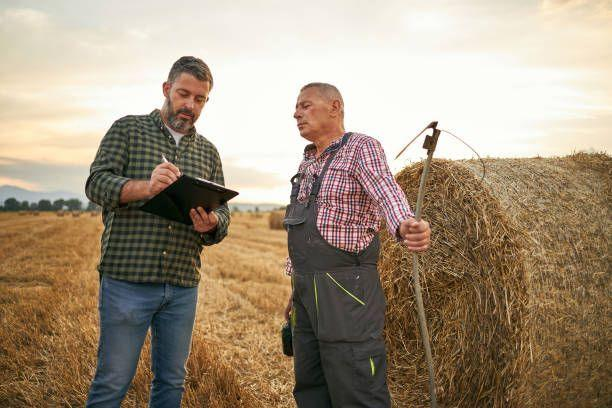
#> input picture assets/img/advisory-1.jpg, 612 x 408 px
$ python -i harvest.py   (imports and definitions only)
#> lines starting #> are read from the running program, lines starting #| are printed output that depends on the picture
#> further down, picture is the input picture: PIL image 612x408 RGB; mean R, G, B 162.8, 146.3, 125.4
#!/usr/bin/env python3
"""AgricWorld photo harvester.
Sources: Wikimedia Commons (search API, 1280px thumbs) + Openverse (Flickr/StockSnap/Rawpixel, CC commercial).
Filters: JPEG, landscape 1.2–2.2, width>=1200, title/description blacklist, then perceptual quality checks.
Output: /tmp/pool/<sector>/<sub-slug>/<n>.jpg + /tmp/pool/index.json
"""
import json, os, re, sys, time, urllib.parse, urllib.request, hashlib, concurrent.futures as cf, io
from PIL import Image, ImageStat, ImageFilter
import numpy as np

UA = 'AgricWorldBot/1.0 (https://agric-world.vercel.app; frankdenis607@gmail.com)'
POOL = '/var/tmp/pool'
# [2 lines not run here, left out]
BAD = re.compile(r"\b(map|diagram|logo|chart|graph|drawing|painting|stamp|coin|poster|book|page|scan|engraving|illustration|museum|statue|sculpture|cartoon|clipart|icon|banknote|screenshot|table|label|sign|flag|seal|emblem|manuscript|text|document|plate|figure|fig\.|sketch|lithograph|woodcut|print|advert|menu|recipe|dish|meal|plated|restaurant|cooked|soup|fried|1[0-9]{3}|black and white|monochrome|b&w|aerial view of city|skyline|street|church|temple|cemetery|graffiti|toy|model|lego|cake|game|fossil|skeleton|skull|taxidermy|zoo|aquarium fish tank|wedding|portrait of|selfie|nude)\b", re.I)

# [65 lines left out: functions get, _search, commons_search, commons_info, openverse, not called in this run]

def quality(im):
    """Return (ok, reason). Rejects greyscale scans, documents, flat/blurry images."""
    small = im.convert('RGB').resize((320, int(320 * im.height / im.width)))
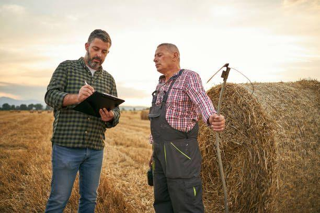
#> small: PIL image 320x213 RGB; mean R, G, B 162.8, 146.3, 125.4
    a = np.asarray(small).astype(np.float32)
    hsv = np.asarray(small.convert('HSV')).astype(np.float32)
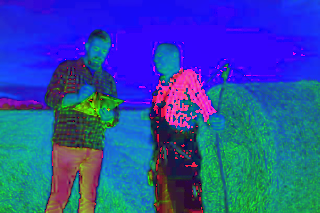
#> hsv: shape (213, 320, 3) float32; mean R, G, B 43.1, 77.2, 164.2
    sat = hsv[..., 1].mean()
#> sat = 77.2
    if sat < 28: return False, 'grey'
    white = ((a > 235).all(axis=2)).mean()
#> white = 0.167
    if white > 0.42: return False, 'white'
    black = ((a < 20).all(axis=2)).mean()
#> black = 0.00572
    if black > 0.45: return False, 'dark'
    g = np.asarray(small.convert('L')).astype(np.float32)
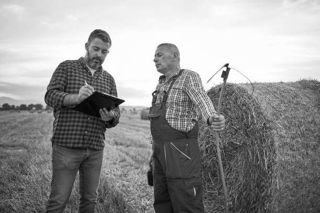
#> g: shape (213, 320) float32; min 2, max 255, mean 148.8
    lap = np.abs(np.asarray(small.convert('L').filter(ImageFilter.FIND_EDGES)).astype(np.float32)).var()
#> lap = 3058.2
    if lap < 60: return False, 'blur'
    if g.std() < 22: return False, 'flat'
    rg = a[..., 0] - a[..., 1]; yb = .5 * (a[..., 0] + a[..., 1]) - a[..., 2]
#> after `rg = a[..., 0] - a[..., 1]`:
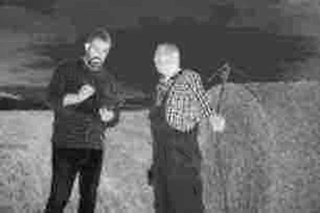
#> rg: shape (213, 320) float32; min -28, max 84, mean 16.5; drawn with min black and max white
#> after `yb = 0.5 * (a[..., 0] + a[..., 1]) - a[..., 2]`:
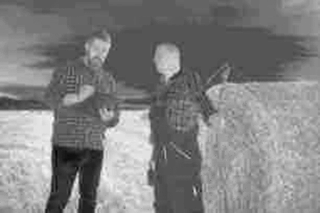
#> yb: shape (213, 320) float32; min -43, max 98.5, mean 29.1; drawn with min black and max white
    colorful = np.sqrt(rg.std() ** 2 + yb.std() ** 2) + .3 * np.sqrt(rg.mean() ** 2 + yb.mean() ** 2)
#> colorful = 41.84
    if colorful < 14: return False, 'dull'
    return True, ''

# [14 lines left out: function fetch_one, not called in this run]

def slug(s): return re.sub(r'[^a-z0-9]+', '-', s.lower()).strip('-')

# [42 lines left out: function main, not called in this run]

# [1 line not run here, left out]

>>> from PIL import Image
>>> picture = Image.open('../../assets/img/advisory-1.jpg')
>>> result = quality(picture)
#> result = (True, '')

$ run again, on assets/img/advisory-3.jpg
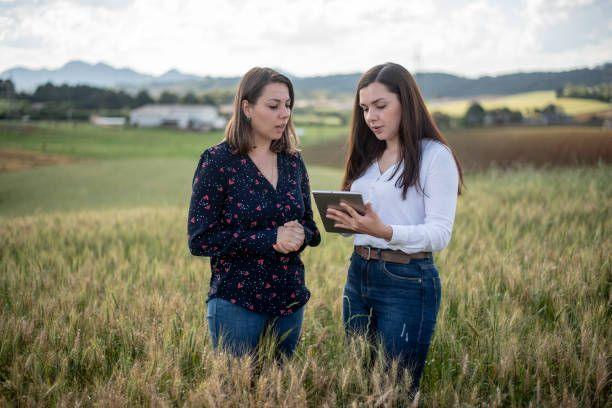
#> input picture assets/img/advisory-3.jpg, 612 x 408 px
#> picture is the input picture: PIL image 612x408 RGB; mean R, G, B 133.6, 132, 115.7
#> sat = 76.27
#> white = 0.138
#> black = 0.00895
#> in quality, `g = np.asarray(small.convert('L')).astype(np.float32)`:
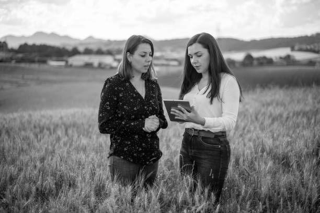
#> g: shape (213, 320) float32; min 1, max 255, mean 130.7
#> lap = 2071.1
#> in quality, `yb = 0.5 * (a[..., 0] + a[..., 1]) - a[..., 2]`:
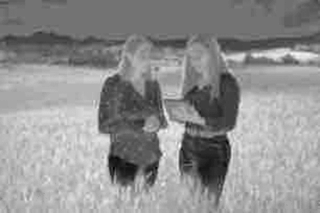
#> yb: shape (213, 320) float32; min -68.5, max 82.5, mean 17.2; drawn with min black and max white
#> colorful = 35.45
#> result = (True, '')

$ run again, on assets/img/advisory-4.jpg
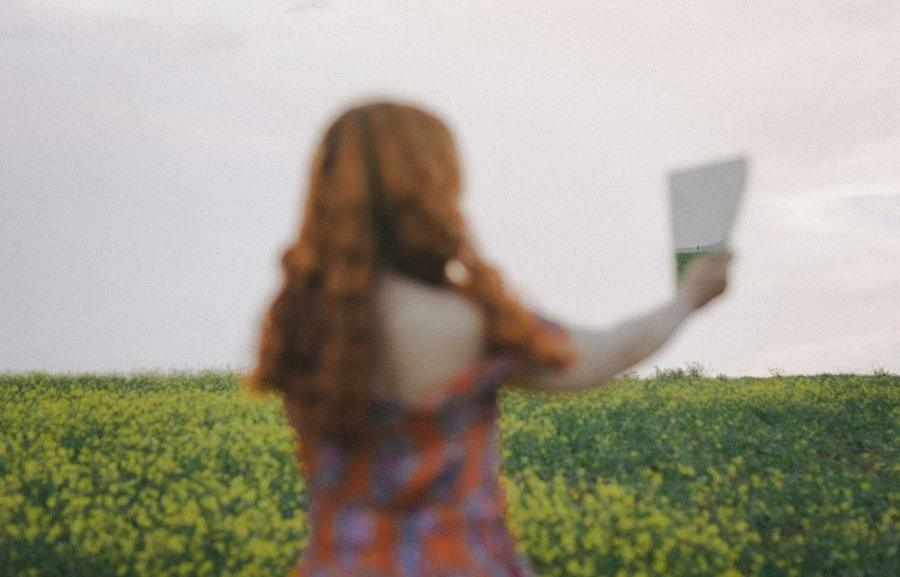
#> input picture assets/img/advisory-4.jpg, 900 x 577 px
#> picture is the input picture: PIL image 900x577 RGB; mean R, G, B 163, 157.8, 142.6
#> in quality, `hsv = np.asarray(small.convert('HSV')).astype(np.float32)`:
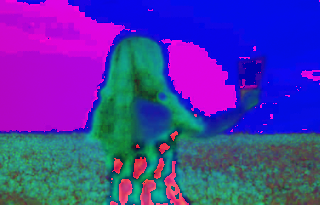
#> hsv: shape (205, 320, 3) float32; mean R, G, B 75.6, 56.3, 166.9
#> sat = 56.32
#> white = 4.57e-05
#> black = 0
#> lap = 832.4
#> in quality, `yb = 0.5 * (a[..., 0] + a[..., 1]) - a[..., 2]`:
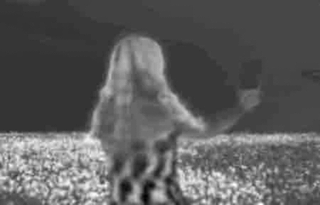
#> yb: shape (205, 320) float32; min -33, max 105.5, mean 17.8; drawn with min black and max white
#> colorful = 33.74
#> result = (True, '')

$ run again, on assets/img/advisory-6.jpg
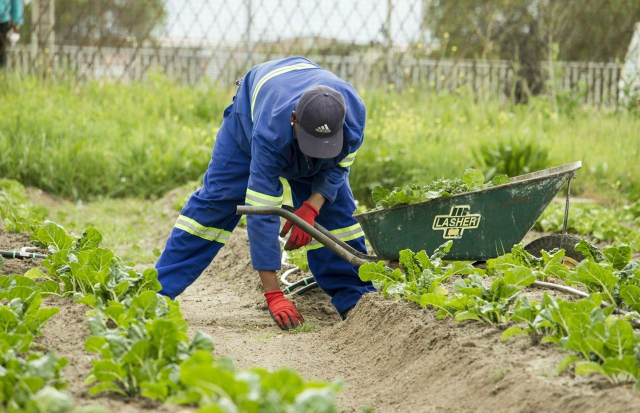
#> input picture assets/img/advisory-6.jpg, 1280 x 826 px (shown at 1/2 size)
#> picture is the input picture: PIL image 1280x826 RGB; mean R, G, B 143.6, 152.2, 100.5
#> sat = 109.4
#> white = 0.0129
#> black = 0.000789
#> in quality, `g = np.asarray(small.convert('L')).astype(np.float32)`:
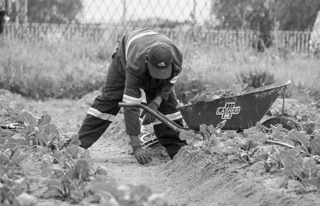
#> g: shape (206, 320) float32; min 0, max 255, mean 143.7
#> lap = 3167.7
#> in quality, `yb = 0.5 * (a[..., 0] + a[..., 1]) - a[..., 2]`:
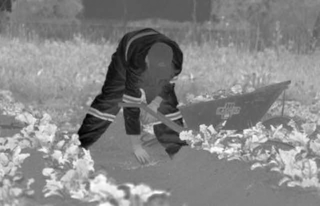
#> yb: shape (206, 320) float32; min -111, max 187.5, mean 47.3; drawn with min black and max white
#> colorful = 66.3
#> result = (True, '')
